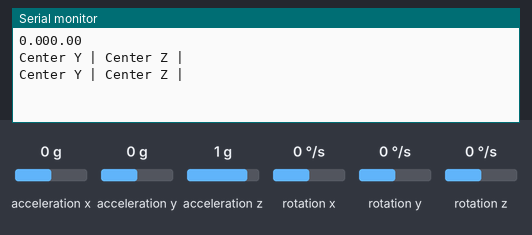
This sketch was run on a simulated Arduino Uno, built with avr-gcc and run on an emulated ATmega328P. Parts: the last lines printed to the serial monitor. Inputs (shaded band) come from the test bench; at power-on: acceleration x 0 g, rotation z 0 °/s, acceleration y 0 g, acceleration z 1 g, rotation x 0 °/s, rotation y 0 °/s.

Above: at 4.2 s.
4.3 s: acceleration x set to -1.4 g
At 5.6 s:
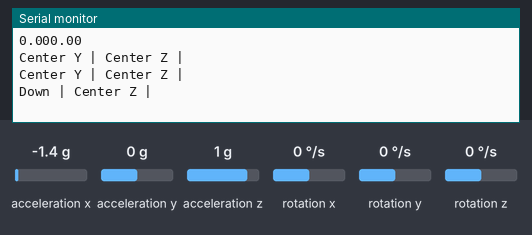
7.3 s: rotation z set to -192 °/s
At 8.8 s:
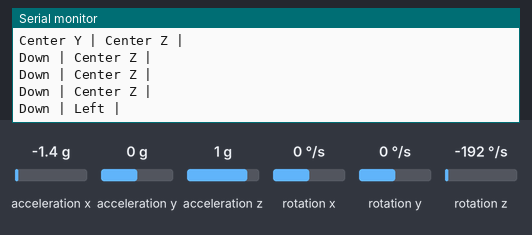
10.3 s: acceleration x set to 0 g
At 11.7 s:
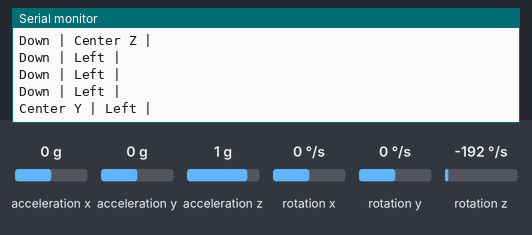
13.3 s: acceleration x set to 0.8 g
At 14.9 s:
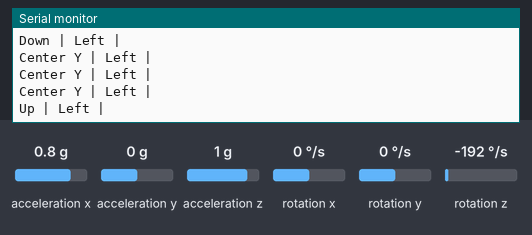

Measured:
- after the input at 4.3 s, the serial monitor: prints a new line after 0.73 s (image 1)
- after the input at 7.3 s, the serial monitor: prints a new line after 0.73 s (image 2)
- after the input at 10.3 s, the serial monitor: prints a new line after 0.74 s (image 3)
- after the input at 13.3 s, the serial monitor: prints a new line after 0.74 s (image 4)

The sketch:

V2.ino
```cpp
#include <MPU6050_tockn.h>
#include <Wire.h>

MPU6050 mpu6050(Wire);

long timer = 0;
float iz = 0;
float iy = 0;
int ythrottle = 15;
int zthrottle = 10;
float cury = 0;
float curz = 0;

void setup() {
  Serial.begin(9600);
  //Wire.begin();
  mpu6050.begin();
  mpu6050.calcGyroOffsets(true);
  int i = 0;
  for (i = 0; i < 10; i++)
  {
    mpu6050.update();
    iy = iy + mpu6050.getAngleY();
    iz = iz + mpu6050.getAngleZ();
  }
  iy = iy / 10;
  iz = iz / 10;
  Serial.print(iy);
  Serial.println(iz);
}

void loop() {
  mpu6050.update();

  if (millis() - timer > 1000) {
    cury = mpu6050.getAngleY();
    curz = mpu6050.getAngleZ();

    if ((cury - iy) < (-1 * ythrottle))
    {
      Serial.print("Up | "); //-ve value
    } else if ((cury - iy) > ythrottle)
    {
      Serial.print("Down | "); //+ve value
    } else
    {
      Serial.print("Center Y | ");
    }

    if ((curz - iz) < (-1 * zthrottle))
    {
      Serial.println("Left | "); //-ve value
    } else if ((curz - iz) > zthrottle)
    {
      Serial.println("Right | "); //+ve value
    } else
    {
      Serial.println("Center Z | ");
    }
    timer = millis();
  }
}
```
